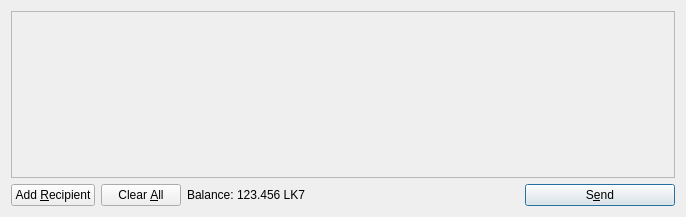
<?xml version="1.0" encoding="UTF-8"?>
<ui version="4.0">
 <class>SendCoinsDialog</class>
 <widget class="QDialog" name="SendCoinsDialog">
  <property name="geometry">
   <rect>
    <x>0</x>
    <y>0</y>
    <width>686</width>
    <height>217</height>
   </rect>
  </property>
  <property name="windowTitle">
   <string>Send Coins</string>
  </property>
  <layout class="QVBoxLayout" name="verticalLayout">
   <item>
    <widget class="QScrollArea" name="scrollArea">
     <property name="widgetResizable">
      <bool>true</bool>
     </property>
     <widget class="QWidget" name="scrollAreaWidgetContents">
      <property name="geometry">
       <rect>
        <x>0</x>
        <y>0</y>
        <width>666</width>
        <height>165</height>
       </rect>
      </property>
      <layout class="QVBoxLayout" name="verticalLayout_2">
       <property name="margin">
        <number>0</number>
       </property>
       <item>
        <layout class="QVBoxLayout" name="entries">
         <property name="spacing">
          <number>6</number>
         </property>
        </layout>
       </item>
       <item>
        <spacer name="verticalSpacer">
         <property name="orientation">
          <enum>Qt::Vertical</enum>
         </property>
         <property name="sizeHint" stdset="0">
          <size>
           <width>20</width>
           <height>40</height>
          </size>
         </property>
        </spacer>
       </item>
      </layout>
     </widget>
    </widget>
   </item>
   <item>
    <layout class="QHBoxLayout" name="horizontalLayout">
     <item>
      <widget class="QPushButton" name="addButton">
       <property name="toolTip">
        <string>Send to multiple recipients at once</string>
       </property>
       <property name="text">
        <string>Add &amp;Recipient</string>
       </property>
       <property name="icon">
        <iconset resource="../bitcoin.qrc">
         <normaloff>:/icons/add</normaloff>:/icons/add</iconset>
       </property>
       <property name="autoDefault">
        <bool>false</bool>
       </property>
      </widget>
     </item>
     <item>
      <widget class="QPushButton" name="clearButton">
       <property name="sizePolicy">
        <sizepolicy hsizetype="Minimum" vsizetype="Fixed">
         <horstretch>0</horstretch>
         <verstretch>0</verstretch>
        </sizepolicy>
       </property>
       <property name="toolTip">
        <string>Remove all transaction fields</string>
       </property>
       <property name="text">
        <string>Clear &amp;All</string>
       </property>
       <property name="icon">
        <iconset resource="../bitcoin.qrc">
         <normaloff>:/icons/remove</normaloff>:/icons/remove</iconset>
       </property>
       <property name="autoRepeatDelay">
        <number>300</number>
       </property>
       <property name="autoDefault">
        <bool>false</bool>
       </property>
      </widget>
     </item>
     <item>
      <layout class="QHBoxLayout" name="horizontalLayout_2">
       <property name="spacing">
        <number>3</number>
       </property>
       <item>
        <widget class="QLabel" name="label">
         <property name="text">
          <string>Balance:</string>
         </property>
        </widget>
       </item>
       <item>
        <widget class="QLabel" name="labelBalance">
         <property name="cursor">
          <cursorShape>IBeamCursor</cursorShape>
         </property>
         <property name="text">
          <string>123.456 LK7</string>
         </property>
         <property name="textInteractionFlags">
          <set>Qt::LinksAccessibleByMouse|Qt::TextSelectableByKeyboard|Qt::TextSelectableByMouse</set>
         </property>
        </widget>
       </item>
      </layout>
     </item>
     <item>
      <spacer name="horizontalSpacer">
       <property name="orientation">
        <enum>Qt::Horizontal</enum>
       </property>
       <property name="sizeHint" stdset="0">
        <size>
         <width>40</width>
         <height>20</height>
        </size>
       </property>
      </spacer>
     </item>
     <item>
      <widget class="QPushButton" name="sendButton">
       <property name="minimumSize">
        <size>
         <width>150</width>
         <height>0</height>
        </size>
       </property>
       <property name="toolTip">
        <string>Confirm the send action</string>
       </property>
       <property name="text">
        <string>S&amp;end</string>
       </property>
       <property name="icon">
        <iconset resource="../bitcoin.qrc">
         <normaloff>:/icons/send</normaloff>:/icons/send</iconset>
       </property>
       <property name="default">
        <bool>true</bool>
       </property>
      </widget>
     </item>
    </layout>
   </item>
  </layout>
 </widget>
 <resources>
  <include location="../bitcoin.qrc"/>
 </resources>
 <connections/>
</ui>
